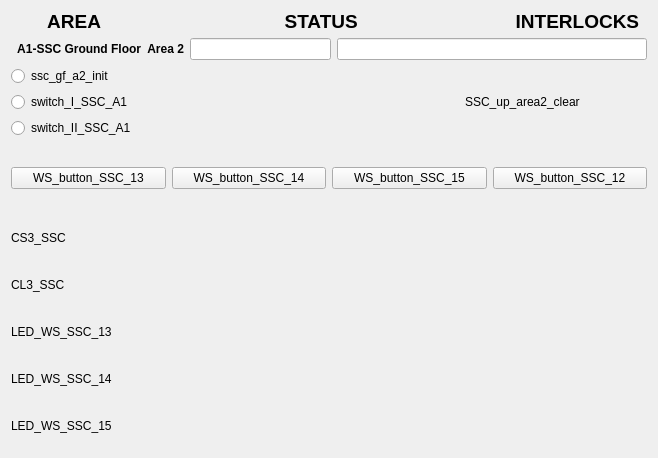
<?xml version="1.0" encoding="UTF-8"?>
<ui version="4.0">
 <class>Form</class>
 <widget class="QWidget" name="Form">
  <property name="geometry">
   <rect>
    <x>0</x>
    <y>0</y>
    <width>658</width>
    <height>458</height>
   </rect>
  </property>
  <property name="windowTitle">
   <string>Form</string>
  </property>
  <layout class="QVBoxLayout" name="verticalLayout_3">
   <item>
    <layout class="QVBoxLayout" name="verticalLayout">
     <item>
      <widget class="QLabel" name="label_4">
       <property name="maximumSize">
        <size>
         <width>16777215</width>
         <height>21</height>
        </size>
       </property>
       <property name="font">
        <font>
         <pointsize>14</pointsize>
         <weight>75</weight>
         <bold>true</bold>
        </font>
       </property>
       <property name="text">
        <string>       AREA                                   STATUS                              INTERLOCKS </string>
       </property>
      </widget>
     </item>
     <item>
      <layout class="QFormLayout" name="formLayout_2">
       <property name="fieldGrowthPolicy">
        <enum>QFormLayout::AllNonFixedFieldsGrow</enum>
       </property>
       <item row="0" column="0">
        <widget class="QLabel" name="label_2">
         <property name="font">
          <font>
           <weight>75</weight>
           <bold>true</bold>
          </font>
         </property>
         <property name="text">
          <string>  A1-SSC Ground Floor  Area 2</string>
         </property>
        </widget>
       </item>
       <item row="0" column="1">
        <layout class="QHBoxLayout" name="horizontalLayout">
         <item>
          <widget class="QELineEdit" name="qelineedit_2">
           <property name="maximumSize">
            <size>
             <width>141</width>
             <height>16777215</height>
            </size>
           </property>
           <property name="alignment">
            <set>Qt::AlignCenter</set>
           </property>
           <property name="variable" stdset="0">
            <string>VCS:SSCA2-CLR-STATS</string>
           </property>
           <property name="format" stdset="0">
            <enum>QELineEdit::Default</enum>
           </property>
          </widget>
         </item>
         <item>
          <widget class="QELineEdit" name="qelineedit">
           <property name="alignment">
            <set>Qt::AlignCenter</set>
           </property>
           <property name="variable" stdset="0">
            <string>VCS:SSCA2-INTLCK-STATS</string>
           </property>
          </widget>
         </item>
        </layout>
       </item>
      </layout>
     </item>
    </layout>
   </item>
   <item>
    <layout class="QHBoxLayout" name="horizontalLayout_9">
     <item>
      <layout class="QVBoxLayout" name="verticalLayout_2">
       <item>
        <widget class="QERadioButton" name="qeradiobutton">
         <property name="text">
          <string>ssc_gf_a2_init</string>
         </property>
         <property name="autoExclusive">
          <bool>false</bool>
         </property>
         <property name="variable" stdset="0">
          <string>VCS:SSCA2-INIT</string>
         </property>
         <property name="format" stdset="0">
          <enum>QERadioButton::LocalEnumeration</enum>
         </property>
         <property name="pressText">
          <string>0</string>
         </property>
         <property name="releaseText">
          <string>1</string>
         </property>
        </widget>
       </item>
       <item>
        <widget class="QERadioButton" name="qeradiobutton_2">
         <property name="text">
          <string>switch_I_SSC_A1</string>
         </property>
         <property name="autoExclusive">
          <bool>false</bool>
         </property>
         <property name="variable" stdset="0">
          <string>VCS:SW-I-SSC-A1</string>
         </property>
         <property name="format" stdset="0">
          <enum>QERadioButton::LocalEnumeration</enum>
         </property>
         <property name="pressText">
          <string>0</string>
         </property>
         <property name="releaseText">
          <string>1</string>
         </property>
        </widget>
       </item>
       <item>
        <widget class="QERadioButton" name="qeradiobutton_5">
         <property name="text">
          <string>switch_II_SSC_A1</string>
         </property>
         <property name="autoExclusive">
          <bool>false</bool>
         </property>
         <property name="variable" stdset="0">
          <string>VCS:SW-II-SSC-A1</string>
         </property>
         <property name="format" stdset="0">
          <enum>QERadioButton::LocalEnumeration</enum>
         </property>
         <property name="pressText">
          <string>0</string>
         </property>
         <property name="releaseText">
          <string>1</string>
         </property>
        </widget>
       </item>
      </layout>
     </item>
     <item>
      <spacer name="horizontalSpacer">
       <property name="orientation">
        <enum>Qt::Horizontal</enum>
       </property>
       <property name="sizeHint" stdset="0">
        <size>
         <width>40</width>
         <height>20</height>
        </size>
       </property>
      </spacer>
     </item>
     <item>
      <widget class="QLabel" name="label_9">
       <property name="maximumSize">
        <size>
         <width>16777215</width>
         <height>20</height>
        </size>
       </property>
       <property name="text">
        <string>SSC_up_area2_clear</string>
       </property>
      </widget>
     </item>
     <item>
      <layout class="QHBoxLayout" name="horizontalLayout_8">
       <item>
        <widget class="QEBitStatus" name="qebitstatus_3">
         <property name="minimumSize">
          <size>
           <width>61</width>
           <height>41</height>
          </size>
         </property>
         <property name="maximumSize">
          <size>
           <width>61</width>
           <height>41</height>
          </size>
         </property>
         <property name="numberOfBits">
          <number>1</number>
         </property>
         <property name="shape">
          <enum>QBitStatus::Circle</enum>
         </property>
         <property name="offColour">
          <color>
           <red>0</red>
           <green>77</green>
           <blue>0</blue>
          </color>
         </property>
         <property name="variable" stdset="0">
          <string>VCS:SSC-CLR</string>
         </property>
        </widget>
       </item>
      </layout>
     </item>
    </layout>
   </item>
   <item>
    <spacer name="verticalSpacer">
     <property name="orientation">
      <enum>Qt::Vertical</enum>
     </property>
     <property name="sizeHint" stdset="0">
      <size>
       <width>20</width>
       <height>40</height>
      </size>
     </property>
    </spacer>
   </item>
   <item>
    <layout class="QHBoxLayout" name="horizontalLayout_10">
     <item>
      <widget class="QEPushButton" name="qepushbutton_4">
       <property name="text">
        <string>WS_button_SSC_13</string>
       </property>
       <property name="variable" stdset="0">
        <string>VCS:WS-BUT-SSC-13</string>
       </property>
       <property name="writeOnPress">
        <bool>true</bool>
       </property>
       <property name="writeOnRelease">
        <bool>true</bool>
       </property>
       <property name="writeOnClick">
        <bool>false</bool>
       </property>
       <property name="pressText">
        <string>0</string>
       </property>
       <property name="releaseText">
        <string>1</string>
       </property>
      </widget>
     </item>
     <item>
      <widget class="QEPushButton" name="qepushbutton_3">
       <property name="text">
        <string>WS_button_SSC_14</string>
       </property>
       <property name="variable" stdset="0">
        <string>VCS:WS-BUT-SSC-14</string>
       </property>
       <property name="writeOnPress">
        <bool>true</bool>
       </property>
       <property name="writeOnRelease">
        <bool>true</bool>
       </property>
       <property name="writeOnClick">
        <bool>false</bool>
       </property>
       <property name="pressText">
        <string>0</string>
       </property>
       <property name="releaseText">
        <string>1</string>
       </property>
      </widget>
     </item>
     <item>
      <widget class="QEPushButton" name="qepushbutton_2">
       <property name="text">
        <string>WS_button_SSC_15</string>
       </property>
       <property name="variable" stdset="0">
        <string>VCS:WS-BUT-SSC-15</string>
       </property>
       <property name="writeOnPress">
        <bool>true</bool>
       </property>
       <property name="writeOnRelease">
        <bool>true</bool>
       </property>
       <property name="writeOnClick">
        <bool>false</bool>
       </property>
       <property name="pressText">
        <string>0</string>
       </property>
       <property name="releaseText">
        <string>1</string>
       </property>
      </widget>
     </item>
     <item>
      <widget class="QEPushButton" name="qepushbutton">
       <property name="text">
        <string>WS_button_SSC_12</string>
       </property>
       <property name="variable" stdset="0">
        <string>VCS:WS-BUT-SSC-12</string>
       </property>
       <property name="writeOnPress">
        <bool>true</bool>
       </property>
       <property name="writeOnRelease">
        <bool>true</bool>
       </property>
       <property name="writeOnClick">
        <bool>false</bool>
       </property>
       <property name="pressText">
        <string>0</string>
       </property>
       <property name="releaseText">
        <string>1</string>
       </property>
      </widget>
     </item>
    </layout>
   </item>
   <item>
    <spacer name="verticalSpacer_2">
     <property name="orientation">
      <enum>Qt::Vertical</enum>
     </property>
     <property name="sizeHint" stdset="0">
      <size>
       <width>20</width>
       <height>40</height>
      </size>
     </property>
    </spacer>
   </item>
   <item>
    <layout class="QHBoxLayout" name="horizontalLayout_4">
     <item>
      <widget class="QLabel" name="label_5">
       <property name="maximumSize">
        <size>
         <width>16777215</width>
         <height>20</height>
        </size>
       </property>
       <property name="text">
        <string>CS3_SSC</string>
       </property>
      </widget>
     </item>
     <item>
      <widget class="QEBitStatus" name="qebitstatus">
       <property name="minimumSize">
        <size>
         <width>61</width>
         <height>41</height>
        </size>
       </property>
       <property name="maximumSize">
        <size>
         <width>61</width>
         <height>41</height>
        </size>
       </property>
       <property name="numberOfBits">
        <number>1</number>
       </property>
       <property name="shape">
        <enum>QBitStatus::Circle</enum>
       </property>
       <property name="offColour">
        <color>
         <red>0</red>
         <green>66</green>
         <blue>0</blue>
        </color>
       </property>
       <property name="variable" stdset="0">
        <string>VCS:CS3-SSC</string>
       </property>
       <property name="displayAlarmStateOption" stdset="0">
        <enum>QEBitStatus::Never</enum>
       </property>
      </widget>
     </item>
    </layout>
   </item>
   <item>
    <layout class="QHBoxLayout" name="horizontalLayout_5">
     <item>
      <widget class="QLabel" name="label_6">
       <property name="maximumSize">
        <size>
         <width>16777215</width>
         <height>20</height>
        </size>
       </property>
       <property name="text">
        <string>CL3_SSC</string>
       </property>
      </widget>
     </item>
     <item>
      <widget class="QEBitStatus" name="qebitstatus_2">
       <property name="minimumSize">
        <size>
         <width>61</width>
         <height>41</height>
        </size>
       </property>
       <property name="maximumSize">
        <size>
         <width>61</width>
         <height>41</height>
        </size>
       </property>
       <property name="numberOfBits">
        <number>1</number>
       </property>
       <property name="shape">
        <enum>QBitStatus::Circle</enum>
       </property>
       <property name="offColour">
        <color>
         <red>0</red>
         <green>71</green>
         <blue>0</blue>
        </color>
       </property>
       <property name="variable" stdset="0">
        <string>VCS:CL3-SSC</string>
       </property>
      </widget>
     </item>
    </layout>
   </item>
   <item>
    <layout class="QHBoxLayout" name="horizontalLayout_6">
     <item>
      <widget class="QLabel" name="label_7">
       <property name="maximumSize">
        <size>
         <width>16777215</width>
         <height>20</height>
        </size>
       </property>
       <property name="text">
        <string>LED_WS_SSC_13</string>
       </property>
      </widget>
     </item>
     <item>
      <widget class="QEBitStatus" name="qebitstatus_4">
       <property name="minimumSize">
        <size>
         <width>61</width>
         <height>41</height>
        </size>
       </property>
       <property name="maximumSize">
        <size>
         <width>61</width>
         <height>41</height>
        </size>
       </property>
       <property name="numberOfBits">
        <number>1</number>
       </property>
       <property name="shape">
        <enum>QBitStatus::Circle</enum>
       </property>
       <property name="offColour">
        <color>
         <red>0</red>
         <green>70</green>
         <blue>0</blue>
        </color>
       </property>
       <property name="variable" stdset="0">
        <string>VCS:LED-WS-SSC-13</string>
       </property>
       <property name="variableSubstitutions" stdset="0">
        <string/>
       </property>
      </widget>
     </item>
    </layout>
   </item>
   <item>
    <layout class="QHBoxLayout" name="horizontalLayout_12">
     <item>
      <widget class="QLabel" name="label_11">
       <property name="maximumSize">
        <size>
         <width>16777215</width>
         <height>20</height>
        </size>
       </property>
       <property name="text">
        <string>LED_WS_SSC_14</string>
       </property>
      </widget>
     </item>
     <item>
      <widget class="QEBitStatus" name="qebitstatus_7">
       <property name="minimumSize">
        <size>
         <width>61</width>
         <height>41</height>
        </size>
       </property>
       <property name="maximumSize">
        <size>
         <width>61</width>
         <height>41</height>
        </size>
       </property>
       <property name="numberOfBits">
        <number>1</number>
       </property>
       <property name="shape">
        <enum>QBitStatus::Circle</enum>
       </property>
       <property name="offColour">
        <color>
         <red>0</red>
         <green>70</green>
         <blue>0</blue>
        </color>
       </property>
       <property name="variable" stdset="0">
        <string>VCS:LED-WS-SSC-14</string>
       </property>
       <property name="variableSubstitutions" stdset="0">
        <string/>
       </property>
      </widget>
     </item>
    </layout>
   </item>
   <item>
    <layout class="QHBoxLayout" name="horizontalLayout_13">
     <item>
      <widget class="QLabel" name="label_12">
       <property name="maximumSize">
        <size>
         <width>16777215</width>
         <height>20</height>
        </size>
       </property>
       <property name="text">
        <string>LED_WS_SSC_15</string>
       </property>
      </widget>
     </item>
     <item>
      <widget class="QEBitStatus" name="qebitstatus_8">
       <property name="minimumSize">
        <size>
         <width>61</width>
         <height>41</height>
        </size>
       </property>
       <property name="maximumSize">
        <size>
         <width>61</width>
         <height>41</height>
        </size>
       </property>
       <property name="numberOfBits">
        <number>1</number>
       </property>
       <property name="shape">
        <enum>QBitStatus::Circle</enum>
       </property>
       <property name="offColour">
        <color>
         <red>0</red>
         <green>70</green>
         <blue>0</blue>
        </color>
       </property>
       <property name="variable" stdset="0">
        <string>VCS:LED-WS-SSC-15</string>
       </property>
       <property name="variableSubstitutions" stdset="0">
        <string/>
       </property>
      </widget>
     </item>
    </layout>
   </item>
  </layout>
 </widget>
 <customwidgets>
  <customwidget>
   <class>QEBitStatus</class>
   <extends>QBitStatus</extends>
   <header>QEBitStatus.h</header>
  </customwidget>
  <customwidget>
   <class>QELineEdit</class>
   <extends>QLineEdit</extends>
   <header>QELineEdit.h</header>
  </customwidget>
  <customwidget>
   <class>QEPushButton</class>
   <extends>QPushButton</extends>
   <header>QEPushButton.h</header>
  </customwidget>
  <customwidget>
   <class>QERadioButton</class>
   <extends>QRadioButton</extends>
   <header>QERadioButton.h</header>
  </customwidget>
  <customwidget>
   <class>QBitStatus</class>
   <extends>QWidget</extends>
   <header>QBitStatus.h</header>
  </customwidget>
 </customwidgets>
 <resources/>
 <connections/>
</ui>
